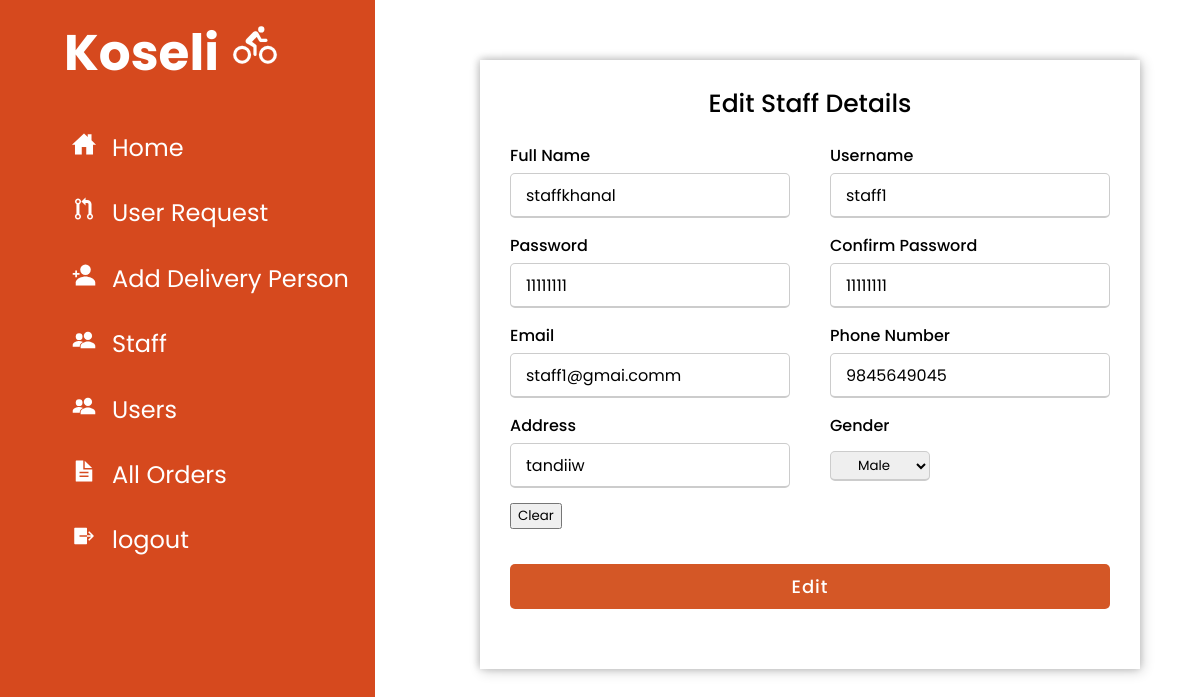
Page /admin/?r=editstaff&id=1 (signed in) on the earlier database version.
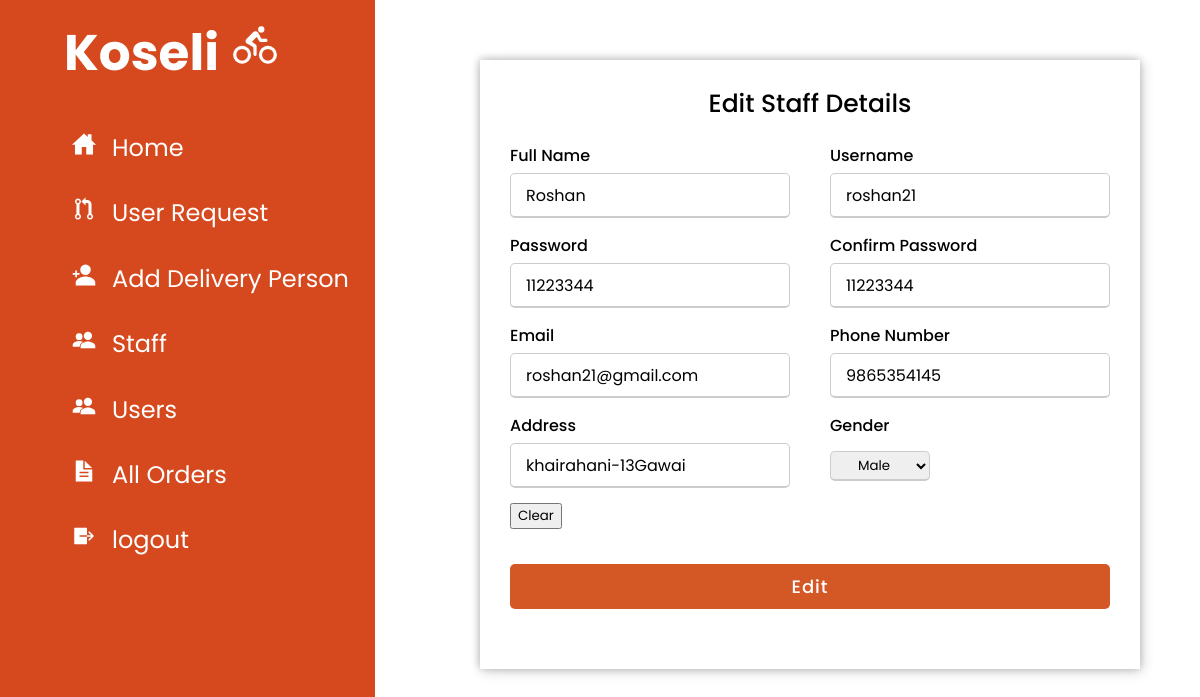
Same page on the later database version.
### tables this page shows
CREATE TABLE `staff` (
  `id` int(11) NOT NULL,
  `name` varchar(20) NOT NULL,
  `username` varchar(20) NOT NULL,
  `password` varchar(100) NOT NULL,
  `email` varchar(20) NOT NULL,
  `phone` varchar(10) NOT NULL,
  `address` varchar(25) NOT NULL,
  `gender` varchar(6) NOT NULL
);

### admin/model/dbmodel.php (called while the page is built, shortened)
<?php
function db_connect() {
    $db['host'] = "localhost";
    $db['username'] = "root";
    $db['password'] = "";
    $db['db_name'] = "koseli";
    $conn = new mysqli($db['host'], $db['username'], $db['password'], $db['db_name']);
    return $conn;
}
function editstaff($id)
{
$conn = db_connect();
$sql = "SELECT * from staff where id='$id'";
$result = $conn->query($sql);
if($result)
{
    return $result;
}
else
{
    return false;
}
}
?>

### admin/view/editstaff.php (the view, shortened to what this page needs)
<!DOCTYPE html>
<html lang="en" dir="ltr">
<head>
    <link rel="stylesheet" type="text/css">
</head>
<body>
    <div class="container">
        <div class="title">Edit Staff Details</div>
        <div class="content">
            <?php
        if($edit){
            while ($row = $edit->fetch_assoc()) {
        ?>
            <form action="<?php echo $base_url; ?>?r=editstaff&id=<?php echo $id; ?>" method="POST">
                <div class="user-details">
                    <div class="input-box">
                        <span class="details">Full Name</span>
                        <input type="text" name="name" value=<?php echo $row['name'] ?>>
                    </div>
                    <div class="input-box">
                        <span class="details">Username</span>
                        <input type="text" name="username" value=<?php echo $row['username'] ?> required>
                    </div>
                    <div class="input-box">
                        <span class="details">Password</span>
                        <input type="text" name="password" value=<?php echo $row['password'] ?> required>
                    </div>
                    <div class="input-box">
                        <span class="details">Confirm Password</span>
                        <input type="text" name="confirmpassword" value=<?php echo $row['password'] ?> required>
                    </div>
                    <div class="input-box">
                        <span class="details">Email</span>
                        <input type="email" name="email" value=<?php echo $row['email'] ?> required>
                    </div>
                    <div class="input-box">
                        <span class="details">Phone Number</span>
                        <input type="text" name="phone" value=<?php echo $row['phone'] ?> required>
                    </div>
                    <div class="input-box">
                        <span class="details">Address</span>
                        <input type="text" name="address" value=<?php echo $row['address'] ?> required>
                    </div>
                    <div class="input-box">
                        <span class="details">Gender</span>
                        <div class="gen">
                            <select name="gender" value=<?php echo $row['gender'] ?>class="gen">
                <option value="Male">Male</option>
            </select>
                        </div>
                    </div>
                    <input type="reset" value="Clear">
                </div>
                <div class="button">
                    <input type="submit" value="Edit">
                </div>
            </form>
    <?php    }} ?>
        </div>
    </div>

Differences in the rows shown:
changed staff "Male": name "staffkhanal" → "Roshan"; username "staff1" → "roshan21"; password "11111111" → "11223344"; confirmpassword "11111111" → "11223344"; email "staff1@gmai.comm" → "roshan21@gmail.com"; phone "9845649045" → "9865354145"; address "tandiiw" → "khairahani-13Gawai"
